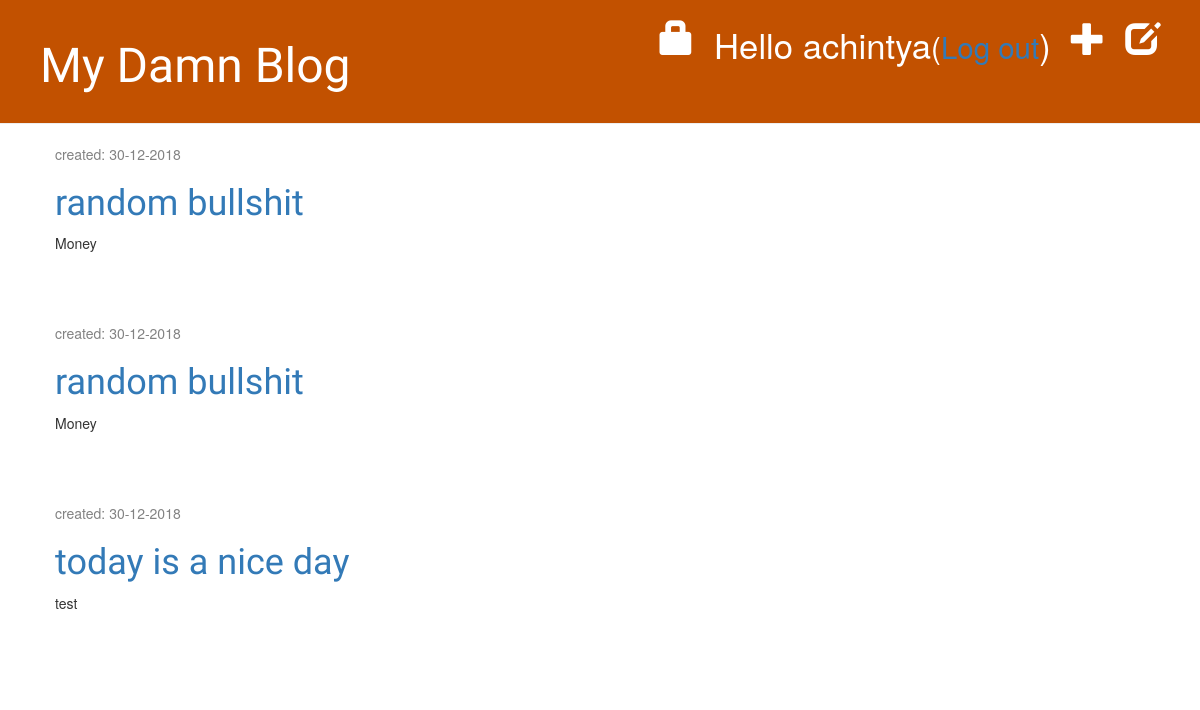
The page /drafts/ (signed in) on the database as committed earlier.
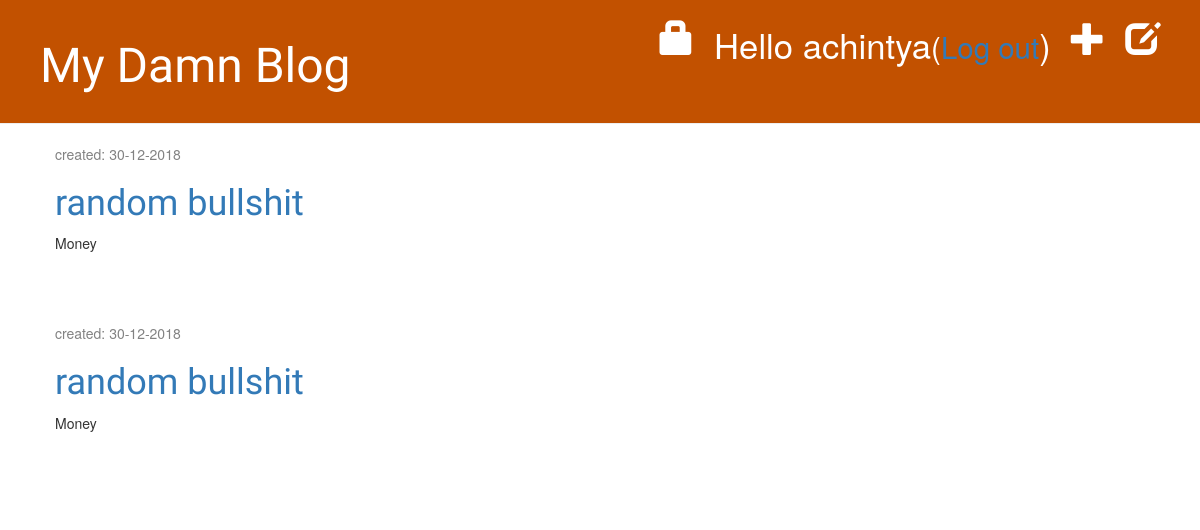
The same page on the database as committed later.
### blog/models.py (models this page shows, shortened)
class Post(models.Model):
    author = models.ForeignKey(settings.AUTH_USER_MODEL, on_delete=models.CASCADE)
    title = models.CharField(max_length=200)
    text = models.TextField()
    created_date = models.DateTimeField(default= timezone.now)
    published_date = models.DateField(blank=True, null=True)

### blog/views.py (the view)
# urls.py: path('drafts/', views.post_draft_list, name='post_draft_list'),
@login_required
def post_draft_list(request):
    posts = Post.objects.filter(published_date__isnull = True).order_by('created_date')
    return render(request, 'blog/post_draft_list.html', {'posts': posts})

### blog/templates/blog/post_draft_list.html
{% extends 'blog/base.html' %}
{% block content %}
    {% for post in posts %}
        <div class="post">
            <p class="date">created: {{ post.created_date|date:'d-m-Y'}}</p>
            <h1><a href="{% url 'post_detail' pk=post.pk %}">{{ post.title }}</a></h1>
            <p>{{ post.text|truncatechars:200 }}</p>
        </div>
    {% endfor %}
{% endblock %}

Rows that differ between the two databases and show on the page:
no longer on this page (row edited): Post: created_date "30-12-2018", title "today is a nice day", text "test"
